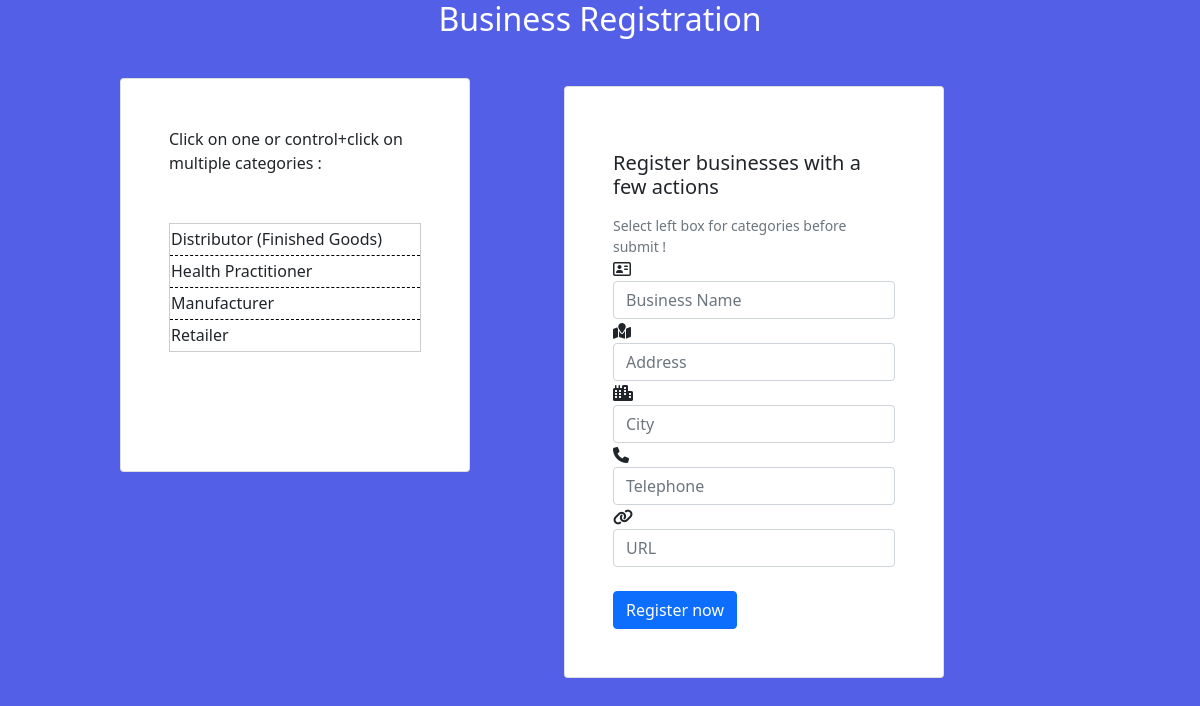
The page /4_4_Business_Registration/add_biz.php on the database its author committed.
### tables this page shows
CREATE TABLE IF NOT EXISTS `categories` (
  `Category_ID` varchar(50) NOT NULL DEFAULT 'AUTO_INCREMENT',
  `Title` varchar(50) NOT NULL DEFAULT '0',
  `Description` varchar(200) NOT NULL DEFAULT '0',
  PRIMARY KEY (`Category_ID`)
);

### 4_4_Business_Registration/add_biz.php (the view, shortened to what this page needs)
<!DOCTYPE html>
<html lang="en">
<head>
    <link rel="stylesheet" href="//cdn.jsdelivr.net/npm/bootstrap@5.0.0-beta3/dist/css/bootstrap.min.css">
</head>
<body style="background-color: #535fe6;">
    <?php
        include '../../CONFIG2.php';
        $db = mysqli_connect($server, $user, $pass, $mydb);
        $posted = false;
    ?>
    <h2 class="text-center" style="color: #fff;" >Business Registration</h2>
    <div class="left card px-5 py-5">
        <?php
            if($posted){
                echo "<span>Categories of recently added business: </span>";
            } else {
                echo "<span>Click on one or control+click on multiple categories : <br/><br/><br/></span>";
            }
        ?>
        <div class="scrollPane">
            <table class="scrollview">
                <?php
                    $sql = "SELECT * FROM categories";
                    $result = mysqli_query($db, $sql);
                    if($posted){
                        while ($row = mysqli_fetch_array($result)) {
                            if(strpos($_POST["categories"], $row["Category_ID"]) !== false){
                                echo "<tr class='cat_row selected' id=$row[Category_ID]> <td> $row[Title] </td> </tr>";
                            }
                            else{
                                echo "<tr class='cat_row' id=$row[Category_ID]> <td> $row[Title] </td> </tr>";
                            }
                        }
                    }
                    else{
                        while ($row = mysqli_fetch_array($result)) {
                                echo "<tr onclick='toggle_select(this);' class='cat_row' id=$row[Category_ID]> <td> $row[Title] </td> </tr>";
                        }
                    }
                ?>
            </table>
        </div>
    </div>
    <div class="container mt-5 mb-5">
        <div class="row d-flex align-items-center justify-content-center">
            <div class="col-md-6">
                <?php
                    if($posted){
                echo "                <div class='card px-5 py-5' >
                <h5 class='mt-3'>Currently added business information</h5>
                <form action='javascript:void(0);' method='POST'>
                    <div class='form-input'> <i class='fa-regular fa-address-card'></i> <input type='text' id ='biz_name' name='biz_name' class='form-control' placeholder='$_POST[biz_name]' disabled> </div>
                    <div class='form-input'> <i class='fa fa-map-location'></i> <input type='text' id = 'address' name='address' class='form-control' placeholder='$_POST[address]' disabled> </div>
                    <div class='form-input'> <i class='fa fa-city'></i> <input type='text' id='city' name='city' class='form-control' placeholder='$_POST[city]' disabled> </div>
                    <div class='form-input'> <i class='fa fa-phone'></i> <input type='text' id='phone' name='phone' class='form-control' placeholder='$_POST[phone]' disabled> </div>
                    <div class='form-input'> <i class='fa fa-link'></i> <input type='text' id='url' name='url' class='form-control' placeholder='$_POST[url]' disabled> </div>
                </form>
                <div class='text-center mt-4'> <span>Still have another business? </span> <a href='' class='text-decoration-none'>Add another one</a> </div>
            </div>";
                    }
                    else{
                        echo "                <div class='card px-5 py-5' >
                        <h5 class='mt-3'>Register businesses with a few actions</h5> <small class='mt-2 text-muted'>Select left box for categories before submit !</small>
                        <form action='add_biz.php' method='POST'>
                            <div class='form-input'> <i class='fa-regular fa-address-card'></i> <input type='text' id ='biz_name' name='biz_name' class='form-control' placeholder='Business Name' required> </div>
                            <div class='form-input'> <i class='fa fa-map-location'></i> <input type='text' id = 'address' name='address' class='form-control' placeholder='Address' required> </div>
                            <div class='form-input'> <i class='fa fa-city'></i> <input type='text' id='city' name='city' class='form-control' placeholder='City' required> </div>
                            <div class='form-input'> <i class='fa fa-phone'></i> <input type='text' id='phone' name='phone' class='form-control' placeholder='Telephone' required> </div>
                            <div class='form-input'> <i class='fa fa-link'></i> <input type='text' id='url' name='url' class='form-control' placeholder='URL' required> </div>
                            <div style='display: none;' class='form-check'> <input type='text' id='categories' name='categories'> </div>
                            <button type='submit' name='submit'  class='btn btn-primary mt-4 signup'>Register now</button>
                        </form>
                    </div>";
                    }
                ?>
            </div>
        </div>
    </div>
</body>
</html>

### 4_4_Business_Registration/add_biz.php (style rules this page uses)
.scrollPane { width: 100%; overflow: scroll; height: 200px; }
.scrollview { width: 100%; border: 1px solid #ccc; }
.left { float: left; margin: 4vh -10vw 0 10vw; width: 350px; }
.scrollview tr { border: #000 dashed 1px; }
.cat_row { line-height: 3.6vh; }

### rows shown on the page
categories: Title "Distributor (Finished Goods)"
categories: Title "Health Practitioner"
categories: Title "Manufacturer"
categories: Title "Retailer"
